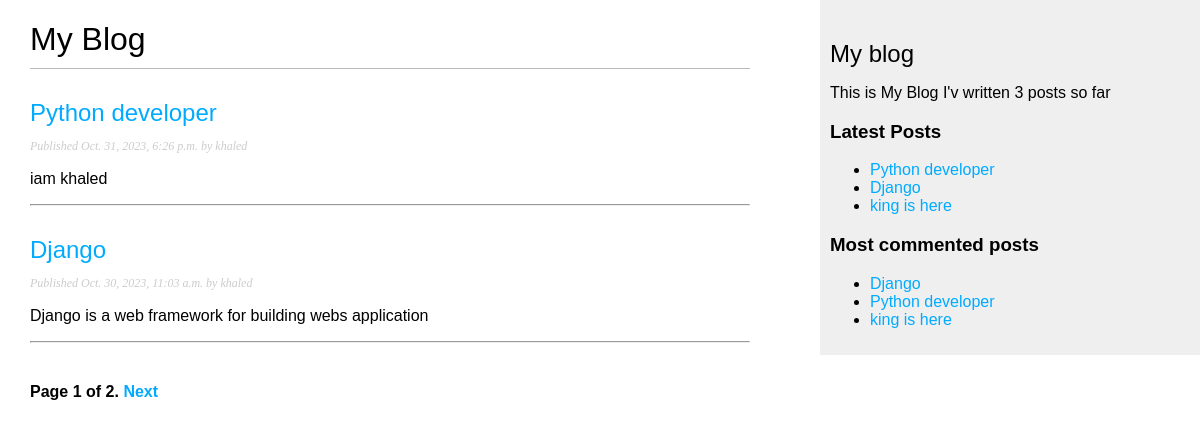
/posts/, run on an earlier commit of the app's database.
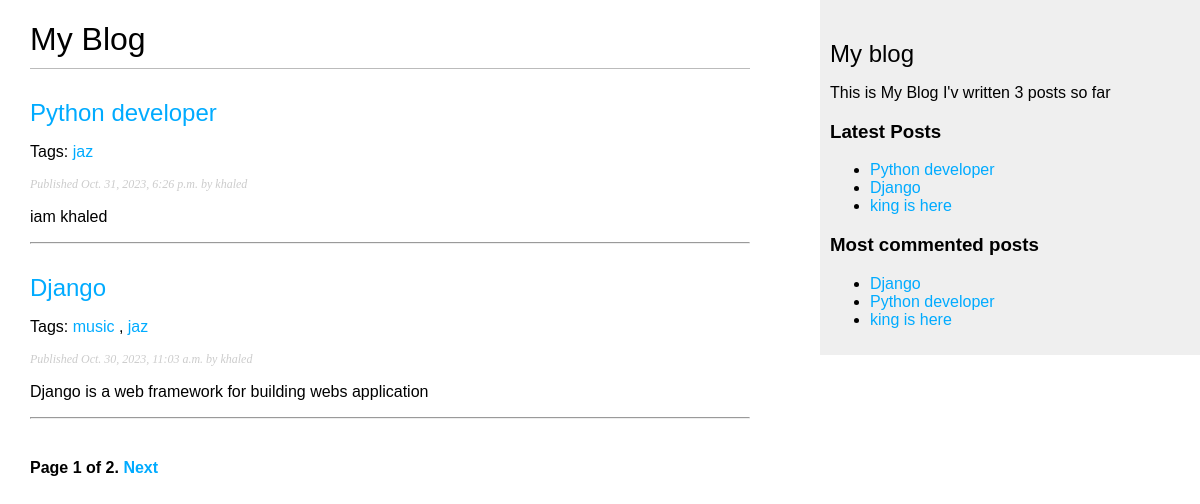
And on a later commit of the database.
### blog/models.py (models this page shows, shortened)
class Post(models.Model):
    class Status(models.TextChoices):
        DRAFT = 'DF','Draft'
        PUBLISHED='PB','Published'
    class PublishedManager(models.Manager):
        def get_queryset(self) :
            return super().get_queryset().filter(status=Post.Status.PUBLISHED)
    auther = models.ForeignKey(User,on_delete=models.CASCADE,related_name='blog_posts')
    title = models.CharField(max_length=255)
    slug = models.SlugField(max_length=255,unique_for_date='publish')
    body = models.TextField()
    publish = models.DateTimeField(default=timezone.now())
    created = models.DateTimeField(auto_now_add=True)
    updated = models.DateTimeField(auto_now=True)
    status = models.CharField(max_length=2,choices=Status.choices,default=Status.DRAFT)
    objects = models.Manager()
    published=PublishedManager()
    tags = TaggableManager()
    class Meta:
        ordering = ['-publish']
        indexes = [
            models.Index(fields=['-publish']),
        ]
    def get_absolute_url(self):
        return reverse("blog:post", args=[self.slug])

### blog/views.py (the view)
# urls.py: path('/',posts,name='posts'),
def posts(request,tag_slug=None):
    try:
        post_list = Post.published.all()
        tag = None
        if tag_slug:
            tag = get_object_or_404(Tag,slug=tag_slug)
            post_list = post_list.filter(tags__in=[tag])
        paginator = Paginator(post_list, 2)
        page_number = request.GET.get('page', 1)
        posts = paginator.page(page_number)
    except EmptyPage :
        posts = paginator.page(paginator.num_pages)
    except PageNotAnInteger :
        posts = paginator.page(1)
    return render(request,'blog/post/posts_list.html',{'posts':posts,'tag':tag})

### blog/templatetags/blog_tags.py (called while the page is built)
@register.simple_tag
def total_posts():
    return Post.published.count()

@register.inclusion_tag('blog/post/latest_posts.html',name='show_latest_posts')
def latest_posts(count=5):
    latest_posts = Post.published.order_by('-publish')[:count]
    return {'latest_posts':latest_posts}

@register.simple_tag
def get_most_commented_posts(count=5):
    return Post.published.annotate(
        total_comments=Count('post_comments')
    ).order_by('-total_comments','-publish')[:count]

### blog/templates/blog/post/posts_list.html (shortened to what this page needs)
{% extends "blog/base.html" %}
{% block content %}
<h1>My Blog</h1>
{% for post in posts %}
<h2>
    <a href="{% url 'blog:post' post.slug %}">{{post.title}}</a>
</h2>
{% if post.tags.count > 0 %}
<p class="tag">Tags:
    {% for tag in post.tags.all %}
    <a href="{% url 'blog:post_by_tags' tag.slug%}">{{tag.name}}</a>
    {% if not forloop.last %}, {% endif %}
    {% endfor %}
</p>
{% endif %}
<p class="date">
    Published {{ post.publish }} by {{ post.auther }}
</p>
{{ post.body|truncatewords:30|linebreaks }}
<hr>
{% endfor %}
<div class="pagination">
    <span class="step-links">
        <span class="current">
            Page {{ posts.number }} of {{ posts.paginator.num_pages }}.
        </span>
        {% if posts.has_next %}
        <a href="?page={{ posts.next_page_number }}">Next</a>
        {% endif %}
    </span>
</div>
{% endblock content %}

### blog/templates/blog/base.html (shortened to what this page needs)
{% load blog_tags %}
{% load static %}
<!DOCTYPE html>
<html lang="en">
<head>
    <link rel="stylesheet" href="{% static 'css/blog.css' %}">
</head>
<body>
    <div id="content">
        {% block content %}
        {% endblock content %}
    </div>
    <div id="sidebar">
        <h2>My blog</h2>
        <p>
            This is My Blog
            I'v written {% total_posts %} posts so far
        <h3>Latest Posts</h3>
        {% show_latest_posts%}
        <h3>Most commented posts</h3>
        {% get_most_commented_posts as most_commentd_posts %}
        <ul>
            {% for post in most_commentd_posts %}
            <li><a href="{{post.get_absolute_url}}">{{post.title}}</a></li>
            {% endfor %}
        </ul>
        </p>
    </div>
</body>
</html>

### blog/templates/blog/post/latest_posts.html
<ul>
    {% for post in latest_posts %}
    <li><a href="{{post.get_absolute_url}}">{{post.title}}</a></li>
    {% endfor %}
</ul>

What changed in the data, as far as the page shows it:
changed Post "Python developer": gains Tag (name "jaz"); now shows "Tags:"
changed Post "Django": gains Tag (name "jaz"); gains Tag (name "music"); now shows "Tags:"
